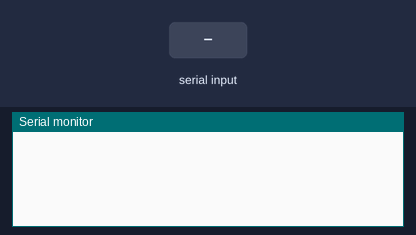
A sketch run on a simulated Arduino Uno, built with avr-gcc and run on an emulated ATmega328P. Shown: the last lines printed to the serial monitor. Inputs (shaded band) come from the test bench.

Above: at 1.2 s.
1.3 s: "90,45\n" received over Serial
At 2.3 s:
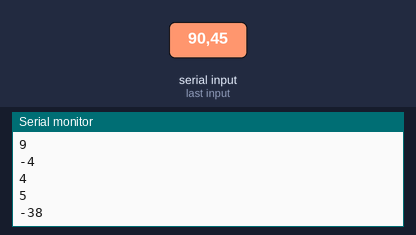
2.8 s: "30,150\n" received over Serial
At 3.5 s:
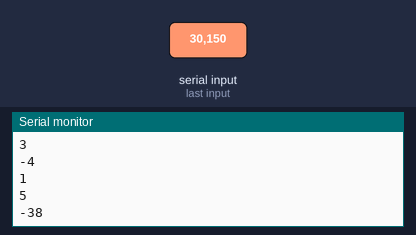
Timing chart, 0 to 5.8 s (numbered marks = the images above; inputs shaded):
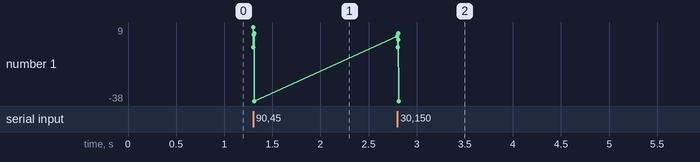

Measured:
- after the input at 1.3 s, the serial monitor: prints a new line at once (image 1)
- after the input at 2.8 s, the serial monitor: prints a new line at once (image 2)

The sketch:

test_pyserial_a.ino
```cpp
int state = 0;

void setup() {
  Serial.begin(9600);
}

void loop() {
  if (Serial.available() > 0) {
      state = Serial.read()- '0'; //http://forum.arduino.cc/index.php?topic=288234.0 or http://forum.arduino.cc/index.php?topic=344013.0

      if  (state != 0){
      Serial.println(state);
      }
  }

}
```
